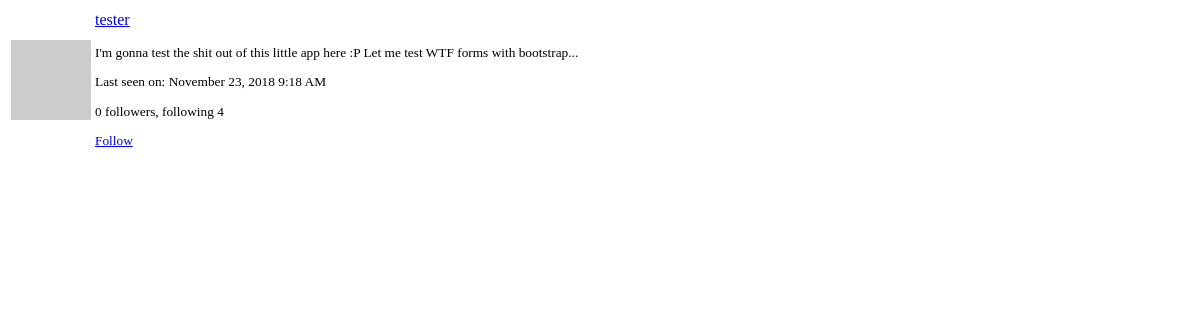
The app's page /user/tester/popup (signed in), older data.
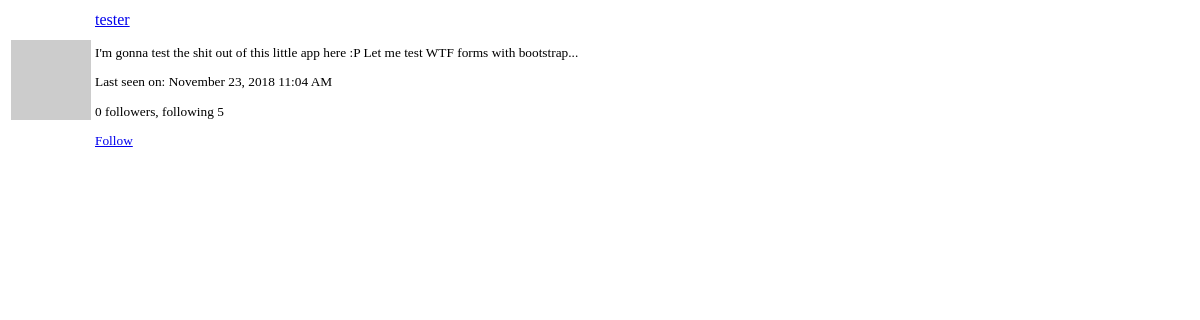
The same page, newer data.
### app/models.py (models this page shows, shortened)
class User(UserMixin, db.Model):
    id = db.Column(db.Integer, primary_key=True)
    username = db.Column(db.String(64), index=True, unique=True)
    email = db.Column(db.String(120), index=True, unique=True)
    password_hash = db.Column(db.String(128))
    about_me = db.Column(db.String(140))
    last_seen = db.Column(db.DateTime, default=datetime.utcnow)
    posts = db.relationship('Post', backref='author', lazy='dynamic')
    followed = db.relationship(
        'User', secondary=followers,
        primaryjoin=(followers.c.follower_id == id),
        secondaryjoin=(followers.c.followed_id == id),
        backref=db.backref('followers', lazy='dynamic'), lazy='dynamic')
    def avatar(self, size):
        digest = md5(self.email.lower().encode('utf-8')).hexdigest()
        return 'https://www.gravatar.com/avatar/{}?d=retro&s={}'.format(
            digest, size)
    def is_following(self, user):
        return self.followed.filter(
            followers.c.followed_id == user.id).count() > 0

### app/main/routes.py (the view)
@bp.route('/user/<username>/popup')
@login_required
def user_popup(username):
    user = User.query.filter_by(username=username).first_or_404()
    return render_template('user_popup.html', user=user)

### app/main/routes.py (called while the page is built)
@bp.before_app_request
def before_request():
    if current_user.is_authenticated:
        current_user.last_seen = datetime.utcnow()
        db.session.commit()
        g.search_form = SearchForm()
    g.locale = str(get_locale())

### app/models.py (called while the page is built)
@login.user_loader
def load_user(id):
    return User.query.get(int(id))

### app/templates/user_popup.html
<table class="table">
  <tr>
    <td width="64" style="border: 0px;"><img src="{{ user.avatar(64) }}"></td>
    <td style="border: 0px;">
      <p>
        <a href="{{ url_for('main.user', username=user.username) }}">
          {{ user.username }}
        </a>
      </p>
      <small>
        {% if user.about_me %}<p>{{ user.about_me }}</p>{% endif %}
        {% if user.last_seen %}
          <p>
            {% if user.last_seen %}
              {{ _('Last seen on:') }}
              {{ moment(user.last_seen).format('LLL') }}
            {% endif %}
          </p>
        {% endif %}
        <p>
          {{ user.followers.count() }} {{ _('followers, following') }} {{ user.followed.count() }}
        </p>
        {% if user != current_user %}
          {% if not current_user.is_following(user) %}
            <a href="{{ url_for('main.follow', username=user.username) }}">
                {{ _('Follow') }}
            </a>
          {% else %}
            <a href="{{ url_for('main.unfollow', username=user.username) }}">
                {{ _('Unfollow') }}
            </a>
          {% endif %}
        {% endif %}
      </small>
    </td>
  </tr>
</table>

Row changes from the older to the newer data that the page shows:
changed User "tester": last_seen "November 23, 2018 9:18 AM" → "November 23, 2018 11:04 AM"
Text that changed along with them:
{{ user.followed.count() }}: "4" → "5"
